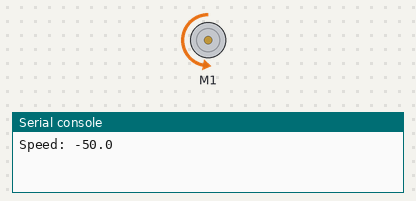
This program was run on a simulated Raspberry Pi Pico running CircuitPython. Parts: DC motor (green arrow = forward, orange = backward, longer = faster), the last lines printed to the serial console.

Above: at 1.0 s.
At 3.0 s:
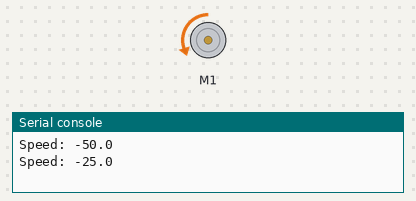
At 7.0 s:
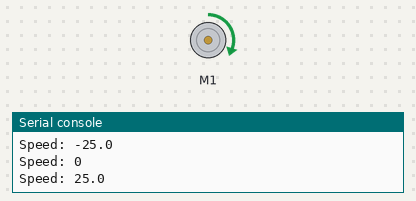
At 11.0 s:
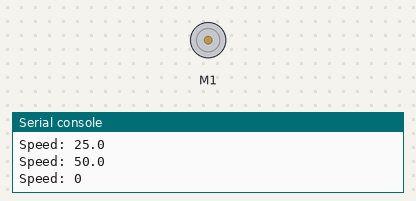
Timing chart, 0 to 15.6 s (numbered marks = the images above):
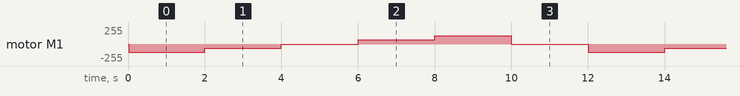

Measured:
- by itself, motor M1: repeats every 12.0 s: backward 63/255 2.0 s, stopped 2.0 s, forward 63/255 2.0 s, forward 127/255 2.0 s, stopped 2.0 s, backward 127/255 2.0 s

The program:

DC_MOTOR_MODULE.py
```python
import board, time
from pwmio import PWMOut
from adafruit_motor import motor

PWM_M1A = PWMOut(board.GP10,frequency=10000)
PWM_M1B = PWMOut(board.GP11,frequency=10000)
motor = motor.DCMotor(PWM_M1A, PWM_M1B)
speed_mode = [-0.5, -0.25, 0, 0.25, 0.5, 0]

while True:
    for speed in speed_mode:
        print("Speed:", speed * 100)
        motor.throttle = speed
        time.sleep(2)
```
